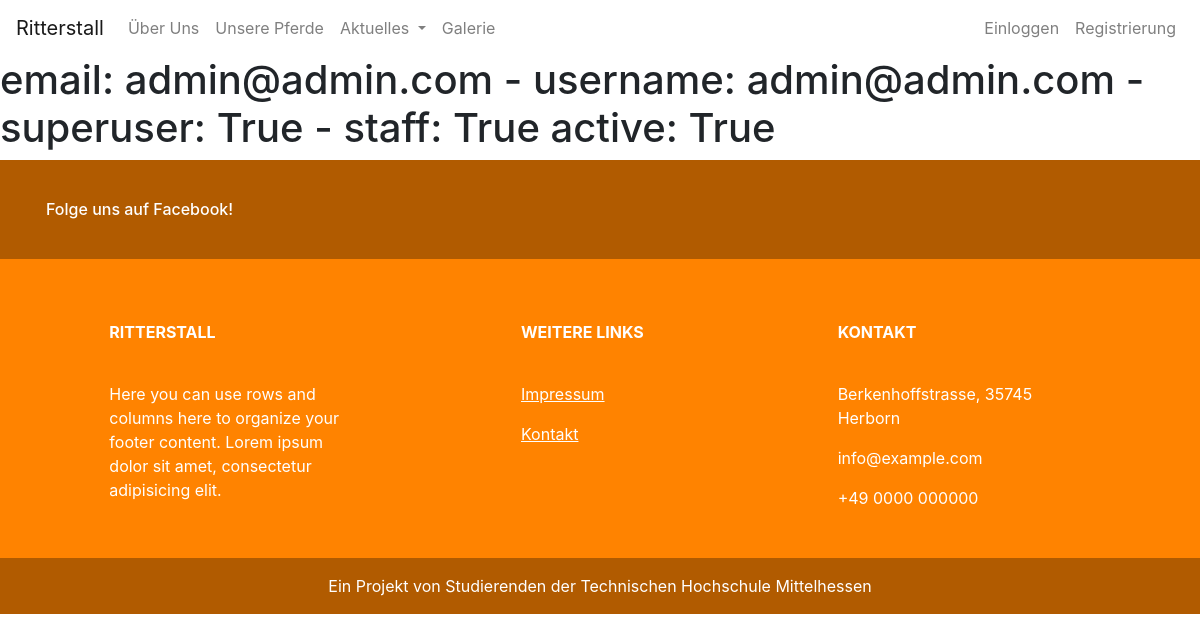
Before: /reithof/ueberuns/ with the older database file.
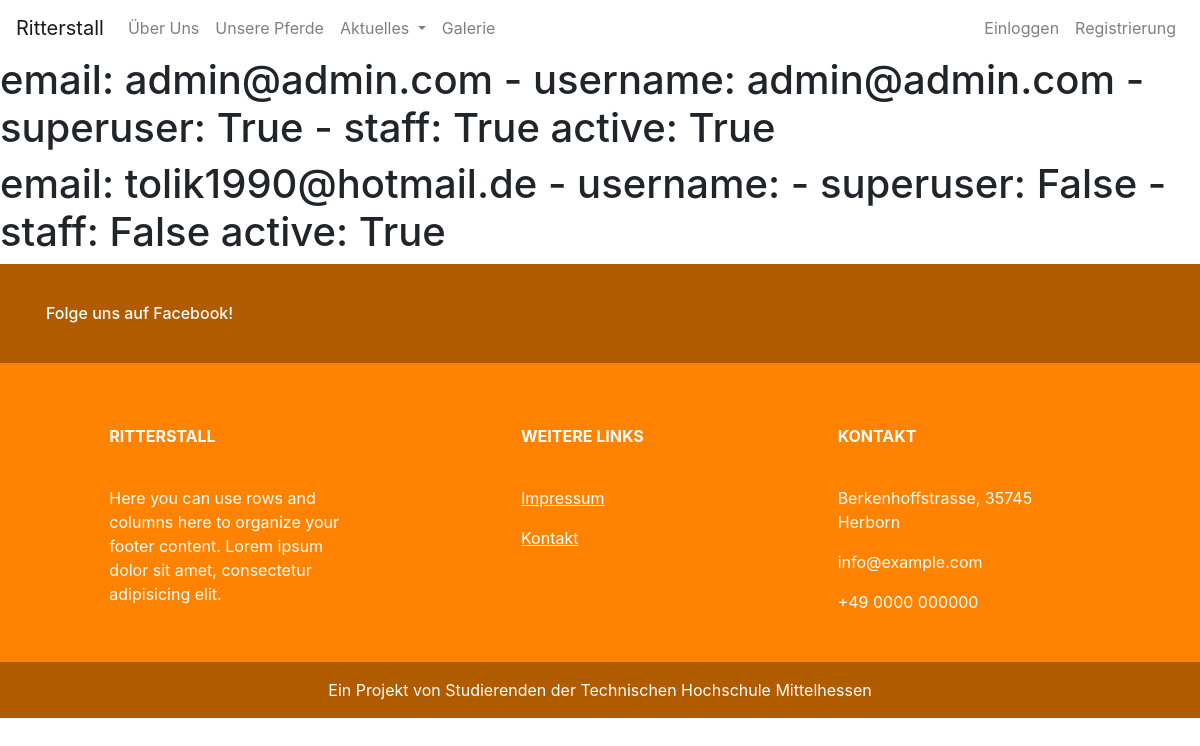
After: the same page with the newer database file.
### reithof_organizer/models.py (models this page shows, shortened)
class Profile(AbstractBaseUser, PermissionsMixin):
    username = models.CharField(_('Username'), max_length=150)
    vorname = models.CharField(_('Vorname'), max_length=50, blank=True)
    nachname = models.CharField(_('Nachname'), max_length=50, blank=True)
    password = models.CharField(_('Passwort'), max_length=128)
    last_login = models.DateTimeField(_('Letzte Anmeldung'), blank=True, null=True)
    email = models.EmailField(
        _('Email-Adresse'),
        unique=True,
        error_messages={
            'unique': _("Ein Nutzer mit dieser E-Mail-Adresse existiert bereits!"),
        },
    )
    geburtsdatum = models.DateField(_('Geburtsdatum'), auto_now_add=False, auto_now=False, null=True)
    mistpunkte = models.IntegerField(null=True)
    date_joined = models.DateTimeField(_('Erstellt am'), default=timezone.now)
    is_superuser = models.BooleanField(
        _('superuser status'),
        default=False,
        help_text=_(
            'Designates that this user has all permissions without '
            'explicitly assigning them.'
        ),
    )
    is_staff = models.BooleanField(
        _('staff status'),
        default=False,
        help_text=_('Designates whether the user can log into this admin site.'),
    )
    is_active = models.BooleanField(
        _('aktiv'),
        default=False,
        help_text=_(
            'Designates whether this user should be treated as active. '
            'Unselect this instead of deleting accounts.'
        ),
    )
    objects = ProfileUserManager()
    USERNAME_FIELD = 'email'
    REQUIRED_FIELDS = ['vorname', 'nachname']
    class Meta:
        verbose_name = _('Mitglied')
        verbose_name_plural = _('Mitglieder')

### reithof_organizer/views.py (the view)
# urls.py: path(r'ueberuns/', views.ueber_uns, name='ueber_uns'),
def ueber_uns(request):
    all_profiles = Profile.objects.all()
    context = {'all_profiles': all_profiles}
    return render(request, 'reithof_organizer/ueber_uns.html', context)

### reithof_organizer/templates/reithof_organizer/ueber_uns.html (shortened to what this page needs)
{% extends 'reithof_organizer/base.html' %}
{% block body %}
    {% for profile in all_profiles %}
        <h1>email: {{ profile.email }} - username: {{ profile.username }} - superuser: {{ profile.is_superuser }} - staff: {{ profile.is_staff }} active: {{ profile.is_active }}</h1>
    {% endfor %}
{% endblock %}

### reithof_organizer/templates/reithof_organizer/base.html (shortened to what this page needs)
<!DOCTYPE html>
<html lang="de">
<head>
    {% load staticfiles %}
    <link rel="stylesheet" href="https://stackpath.bootstrapcdn.com/bootstrap/4.1.3/css/bootstrap.min.css"
>
    <link rel="stylesheet" type="text/css" href="{% static 'reithof_organizer/stylesheet.css' %}" media="screen"/>
    <link rel="stylesheet" href="https://cdnjs.cloudflare.com/ajax/libs/baguettebox.js/1.10.0/baguetteBox.min.css" />
</head>
<body>
<nav class="navbar navbar-expand-md navbar-light ">
    <a class="navbar-brand active" href="{% url 'ritterstall' %}">Ritterstall</a>
    <div class="collapse navbar-collapse" id="navbarSupportedContent">
        <ul class="navbar-nav mr-auto">
            <li class="nav-item">
                <a class="nav-link" href="{% url 'ueber_uns' %}">Über Uns <span class="sr-only">(current)</span></a>
            </li>
            <li class="nav-item">
                <a class="nav-link" href="{% url 'unsere_pferde' %}">Unsere Pferde</a>
            </li>
            <li class="nav-item dropdown">
                <a class="nav-link dropdown-toggle" href="#" id="navbarDropdown" role="button" data-toggle="dropdown"
                   aria-haspopup="true" aria-expanded="false">
                    Aktuelles
                </a>
            </li>
            <li class="nav-item">
                <a class="nav-link" href="{% url 'galerie' %}">Galerie</a>
            </li>
        </ul>
        <ul class="nav navbar-nav navbar-right">
            {% if user.is_authenticated %}
                <li class="nav-item">
                    <p>Willkommen {{ user.vorname }}!</p>
                </li>
                <li class="nav-item">
                    <a href="{% url 'profil' %}">Mitgliederbereich</a>
                </li>
                <li class="">
                    <a href="{% url 'logout' %}">Ausloggen</a>
                </li>
            {% else %}
                <li class="">
                    <a class="nav-link" href="{% url 'login' %}">Einloggen</a>
                </li>
                <li class="">
                    <a class="nav-link" href="{% url 'register' %}">Registrierung</a>
                </li>
            {% endif %}
        </ul>
    </div>
</nav>
{% block body %}
{% endblock %}
<footer style="background-color: #ff8300; color:white;">
    <div style="background-color: #b15b00;">
        <div class="container">
            <div class="row py-4 d-flex align-items-center">
                <div class="col-md-6 col-lg-5 text-center text-md-left mb-4 mb-md-0">
                    <h6 class="mb-0">Folge uns auf Facebook!</h6>
                </div>
                <div class="col-md-6 col-lg-7 text-center text-md-right">
                </div>
            </div>
        </div>
    </div>
    <div class="container text-center text-md-left mt-5">
        <div class="row mt-3">
            <div class="col-md-3 col-lg-4 col-xl-3 mx-auto mb-4">
                <h6 class="text-uppercase font-weight-bold">Ritterstall</h6>
                <hr class="mb-4 mt-0 d-inline-block" style="width: 100px;">
                <p>Here you can use rows and columns here to organize your footer content. Lorem ipsum dolor sit amet,
                    consectetur
                    adipisicing elit.</p>
            </div>
            <div class="col-md-3 col-lg-2 col-xl-2 mx-auto mb-4">
                <h6 class="text-uppercase font-weight-bold">Weitere Links</h6>
                <hr class="mb-4 mt-0 d-inline-block" style="width: 120px;">
                <p>
                    <a href="{% url 'impressum' %}">Impressum</a>
                </p>
                <p>
                    <a href="{% url 'kontakt' %}">Kontakt</a>
                </p>
            </div>
            <div class="col-md-4 col-lg-3 col-xl-3 mx-auto mb-md-0 mb-4">
                <h6 class="text-uppercase font-weight-bold">Kontakt</h6>
                <hr class="mb-4 mt-0 d-inline-block " style="width: 80px;">
                <p>Berkenhoffstrasse, 35745 Herborn</p>
                <p>info@example.com</p>
                <p>+49 0000 000000</p>
            </div>
        </div>
    </div>
    <div style="background-color: #b15b00; color: white;" class="text-center py-3">Ein Projekt von Studierenden der
        Technischen Hochschule Mittelhessen
    </div>
</footer>
</body>
</html>

### reithof_organizer/static/reithof_organizer/stylesheet.css (style rules this page uses)
body { min-height: 100%; background: #ffffff; font-size: 100%; margin: 0; padding: 0; }
body, html { height: 100%; }
hr { border-top: 2px solid #ff8300; width: 6rem; margin-top: 0.7rem; margin-bottom: 1rem; }
[class*="col-"] { padding: 1rem; }
.navbar { color: white; }
a { color: white; text-decoration: underline; }
.navbar-light .navbar-nav .nav-link { text-decoration: none; }
.navbar-light .navbar-brand { text-decoration: none; }

Changed rows visible on the page:
added Profile: email "tolik1990@hotmail.de", is_superuser "False", is_staff "False", is_active "True"
